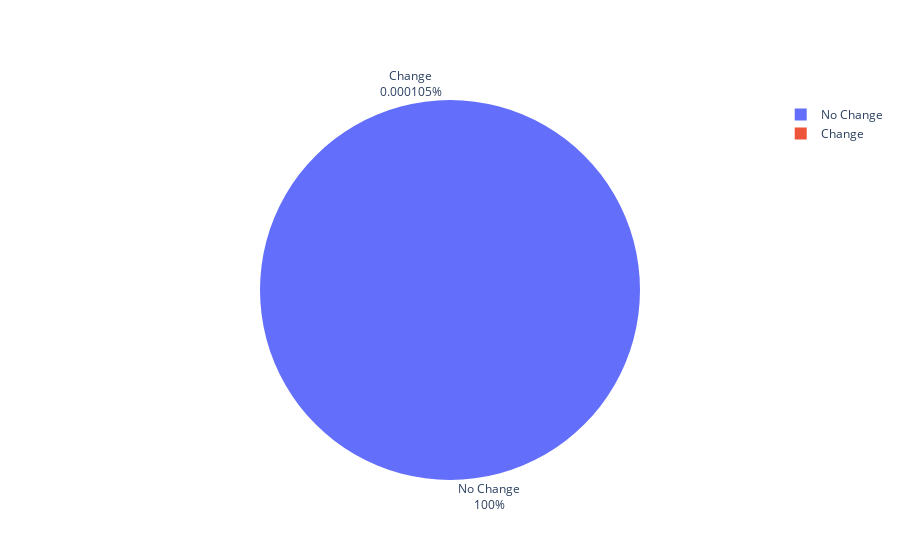

The notebook cell saved with this chart:
### Code cell
fig = vh.create_pie_chart(df.to_frame(),["count"])
fig.show()

### Figure 1 — Plotly figure (JSON) as saved in the notebook; plotly's stock layout.template omitted (floating-point values rounded to 4 significant figures)
{"data": [{"automargin": true, "labels": ["No Change", "Change"], "textinfo": "label+percent", "textposition": "outside", "type": "pie", "values": [950118, 1]}], "layout": {}}
